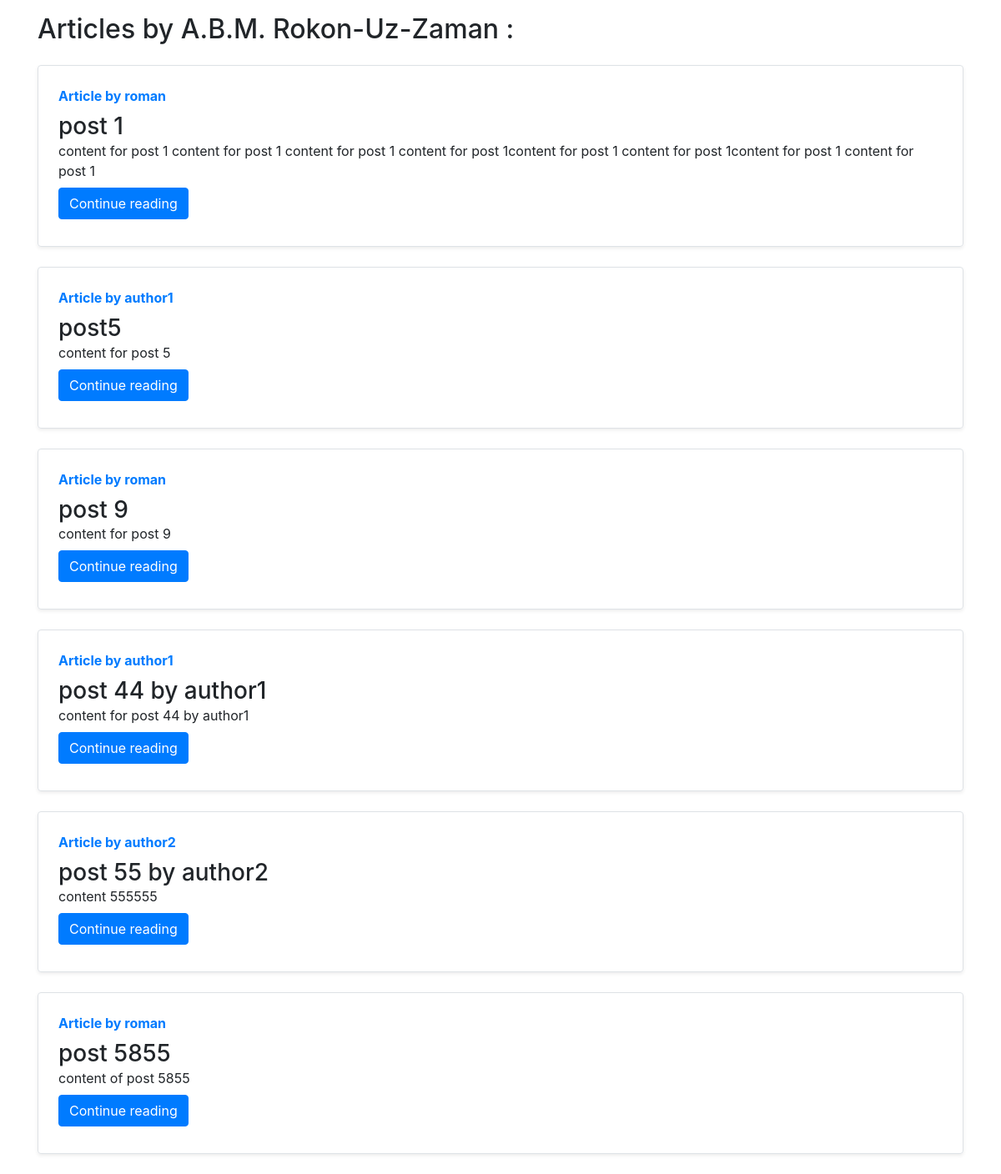
The page / on the database its author committed.
### blog/models.py (models this page shows, shortened)
class Post(models.Model):
	sno=models.AutoField(primary_key=True)
	title=models.CharField(max_length=255)
	content=models.TextField()
	author = models.CharField(max_length=13)
	slug = models.CharField(max_length=130)

### blog/views.py (the view)
# urls.py: path('',views.bloghome , name = 'bloghome'),
def bloghome(request):
	allPosts= Post.objects.all()
	context={'allPosts': allPosts}
	return render(request,'blog/blogHome.html',context)

### templates/blog/blogHome.html (shortened to what this page needs)
<!doctype html>
<html lang="en">
<head>
  <link rel="stylesheet" href="https://stackpath.bootstrapcdn.com/bootstrap/4.4.1/css/bootstrap.min.css"
>
</head>
<body>
<div class="container my-3">
    <h2>Articles by A.B.M. Rokon-Uz-Zaman :</h2>
    {% for post in allPosts %}
    <div class="row no-gutters border rounded overflow-hidden flex-md-row my-4 shadow-sm h-md-250 position-relative">
        <div class="col p-4 d-flex flex-column position-static">
            <strong class="d-inline-block mb-2 text-primary">Article by {{post.author}}</strong>
            <h3 class="mb-0">{{post.title}}</h3>
            <p class="card-text mb-auto">{{post.content| truncatechars:500 }}</p>
            <div class="my-2">
            <a href= {% url 'blogpost' post.slug %} role="button" class="btn btn-primary">Continue reading</a>
            </div>
        </div>
    </div>
    {% endfor %}
</div>
</body>
</html>

### rows shown on the page
Post: author "roman", title "post 1", content "content for post 1 content for post 1 content for post 1 content for post 1content for post 1 content for post 1content for post 1 content for post 1"
Post: author "author1", title "post5", content "content for post 5"
Post: author "roman", title "post 9", content "content for post 9"
Post: author "author1", title "post 44 by author1", content "content for post 44 by author1"
Post: author "author2", title "post 55 by author2", content "content 555555"
Post: author "roman", title "post 5855", content "content of post 5855"
